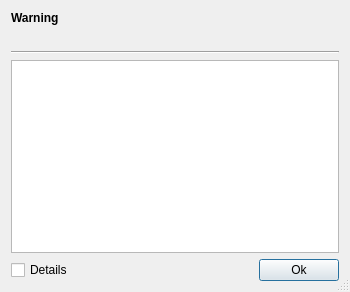
<?xml version="1.0" encoding="UTF-8"?>
<ui version="4.0">
 <class>GUI_FailMessageBox</class>
 <widget class="QDialog" name="GUI_FailMessageBox">
  <property name="geometry">
   <rect>
    <x>0</x>
    <y>0</y>
    <width>350</width>
    <height>292</height>
   </rect>
  </property>
  <property name="windowTitle">
   <string>Dialog</string>
  </property>
  <property name="sizeGripEnabled">
   <bool>true</bool>
  </property>
  <layout class="QGridLayout" name="gridLayout">
   <item row="6" column="0" colspan="2">
    <layout class="QHBoxLayout" name="horizontalLayout">
     <item>
      <widget class="QCheckBox" name="cb_details">
       <property name="text">
        <string>Details</string>
       </property>
      </widget>
     </item>
     <item>
      <spacer name="horizontalSpacer">
       <property name="orientation">
        <enum>Qt::Horizontal</enum>
       </property>
       <property name="sizeHint" stdset="0">
        <size>
         <width>40</width>
         <height>20</height>
        </size>
       </property>
      </spacer>
     </item>
     <item>
      <widget class="QPushButton" name="btn_ok">
       <property name="text">
        <string notr="true">Ok</string>
       </property>
      </widget>
     </item>
    </layout>
   </item>
   <item row="1" column="0" colspan="2">
    <widget class="QLabel" name="lab_warning">
     <property name="text">
      <string notr="true"/>
     </property>
    </widget>
   </item>
   <item row="4" column="0" colspan="2">
    <widget class="QTableWidget" name="tv_files">
     <property name="sizePolicy">
      <sizepolicy hsizetype="Expanding" vsizetype="MinimumExpanding">
       <horstretch>0</horstretch>
       <verstretch>0</verstretch>
      </sizepolicy>
     </property>
     <property name="editTriggers">
      <set>QAbstractItemView::NoEditTriggers</set>
     </property>
     <property name="textElideMode">
      <enum>Qt::ElideMiddle</enum>
     </property>
     <property name="cornerButtonEnabled">
      <bool>false</bool>
     </property>
     <attribute name="verticalHeaderVisible">
      <bool>false</bool>
     </attribute>
    </widget>
   </item>
   <item row="2" column="0" colspan="2">
    <widget class="Line" name="line">
     <property name="orientation">
      <enum>Qt::Horizontal</enum>
     </property>
    </widget>
   </item>
   <item row="0" column="0" colspan="2">
    <widget class="QLabel" name="lab_header">
     <property name="font">
      <font>
       <weight>75</weight>
       <bold>true</bold>
      </font>
     </property>
     <property name="text">
      <string notr="true">Warning</string>
     </property>
    </widget>
   </item>
  </layout>
 </widget>
 <resources/>
 <connections>
  <connection>
   <sender>cb_details</sender>
   <signal>toggled(bool)</signal>
   <receiver>tv_files</receiver>
   <slot>setVisible(bool)</slot>
   <hints>
    <hint type="sourcelabel">
     <x>199</x>
     <y>40</y>
    </hint>
    <hint type="destinationlabel">
     <x>196</x>
     <y>116</y>
    </hint>
   </hints>
  </connection>
  <connection>
   <sender>btn_ok</sender>
   <signal>clicked()</signal>
   <receiver>GUI_FailMessageBox</receiver>
   <slot>close()</slot>
   <hints>
    <hint type="sourcelabel">
     <x>349</x>
     <y>203</y>
    </hint>
    <hint type="destinationlabel">
     <x>199</x>
     <y>112</y>
    </hint>
   </hints>
  </connection>
 </connections>
</ui>
